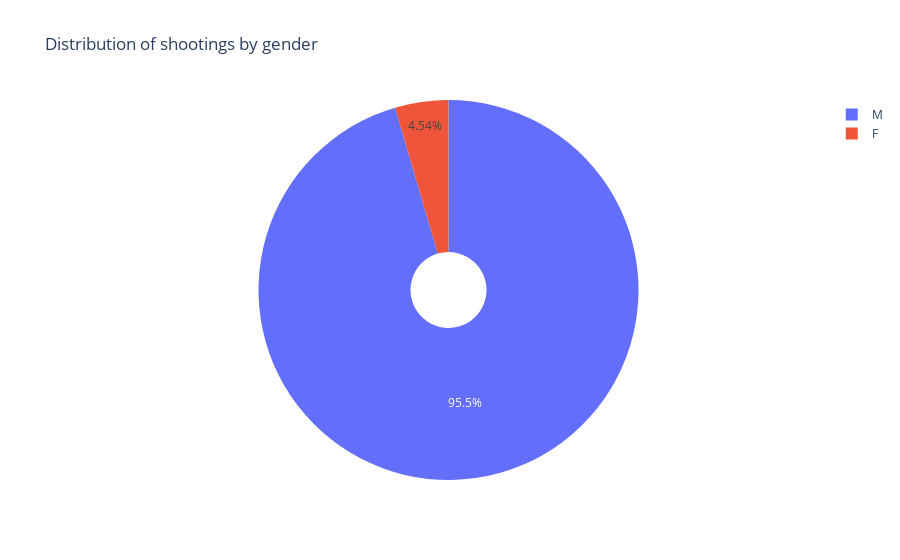

Notebook source saved alongside this figure:
### Code cell
label = df_tmp["gender"]
size = df_tmp["count"]

trace = go.Pie(labels=label, values=size, hole = 0.2)

data = [trace]
layout = go.Layout(
    title='Distribution of shootings by gender'
)

fig = go.Figure(data=data, layout=layout)
fig.show()

### Figure 1 — Plotly figure (JSON) as saved in the notebook; plotly's stock layout.template omitted (floating-point values rounded to 4 significant figures)
{"data": [{"hole": 0.2, "labels": ["M", "F"], "type": "pie", "values": [4673, 222]}], "layout": {"autosize": true, "title": {"text": "Distribution of shootings by gender"}}}
